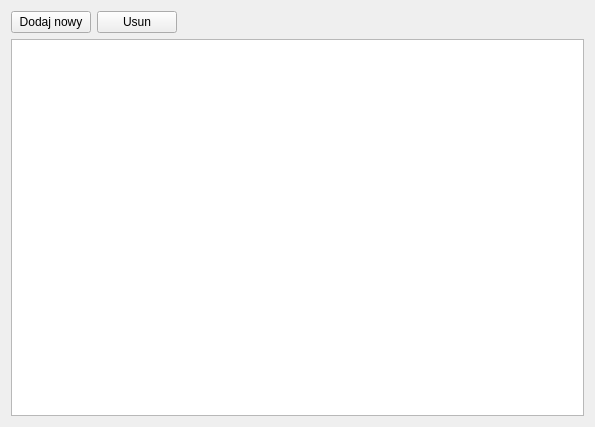
<?xml version="1.0" encoding="UTF-8"?>
<ui version="4.0">
 <class>StudentsWindow</class>
 <widget class="QWidget" name="StudentsWindow">
  <property name="geometry">
   <rect>
    <x>0</x>
    <y>0</y>
    <width>595</width>
    <height>427</height>
   </rect>
  </property>
  <property name="windowTitle">
   <string>Form</string>
  </property>
  <layout class="QVBoxLayout" name="verticalLayout_3">
   <item>
    <layout class="QVBoxLayout" name="verticalLayout_2">
     <item>
      <layout class="QVBoxLayout" name="verticalLayout"/>
     </item>
     <item>
      <layout class="QHBoxLayout" name="horizontalLayout">
       <item>
        <widget class="QPushButton" name="pushButton">
         <property name="text">
          <string>Dodaj nowy</string>
         </property>
        </widget>
       </item>
       <item>
        <widget class="QPushButton" name="pushButton_3">
         <property name="text">
          <string>Usun</string>
         </property>
        </widget>
       </item>
       <item>
        <spacer name="horizontalSpacer_2">
         <property name="orientation">
          <enum>Qt::Horizontal</enum>
         </property>
         <property name="sizeHint" stdset="0">
          <size>
           <width>40</width>
           <height>20</height>
          </size>
         </property>
        </spacer>
       </item>
      </layout>
     </item>
     <item>
      <widget class="QTableView" name="tableView"/>
     </item>
     <item>
      <layout class="QHBoxLayout" name="horizontalLayout_2"/>
     </item>
    </layout>
   </item>
  </layout>
 </widget>
 <resources/>
 <connections/>
</ui>
